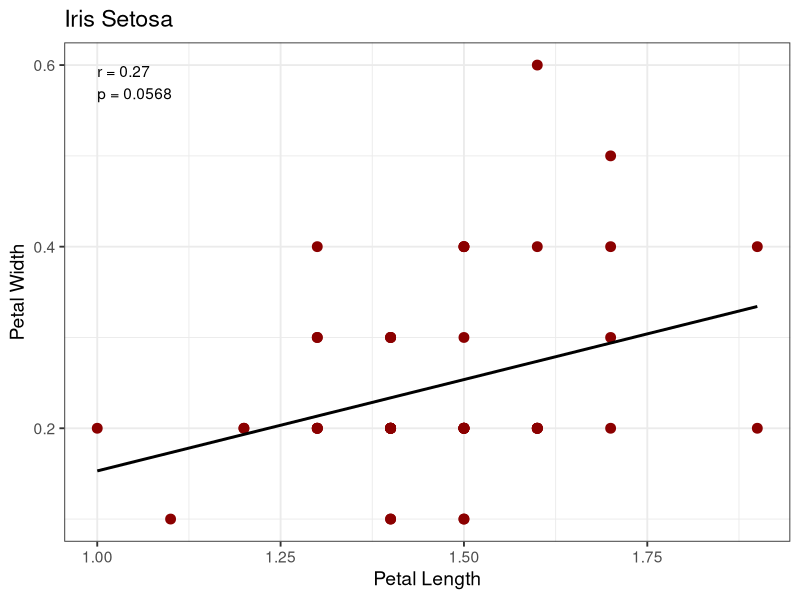
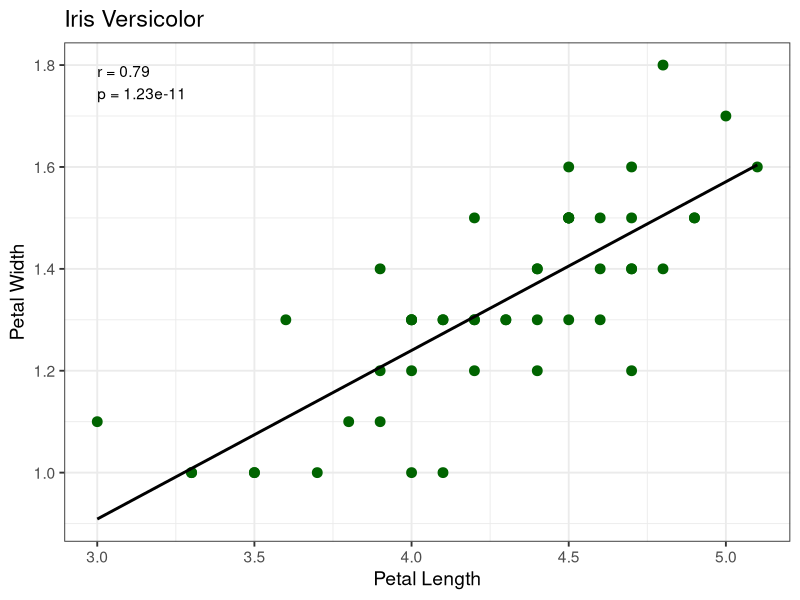
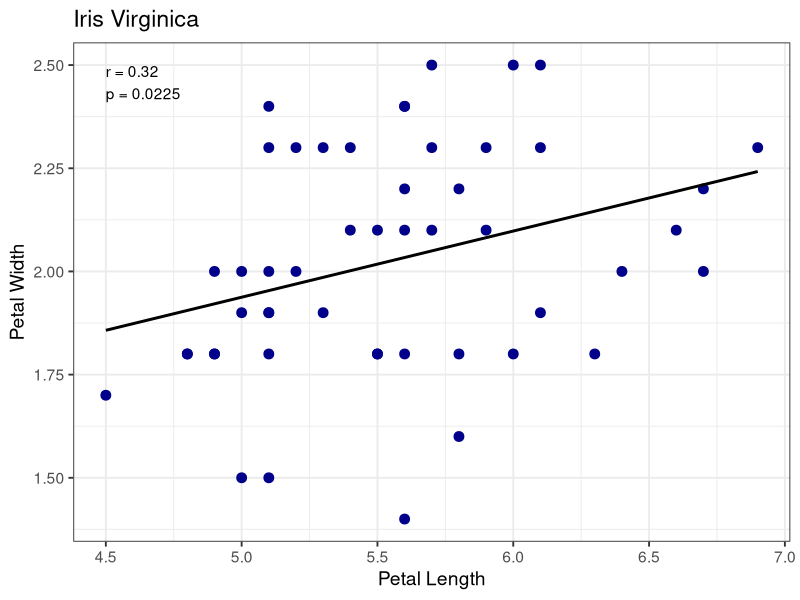
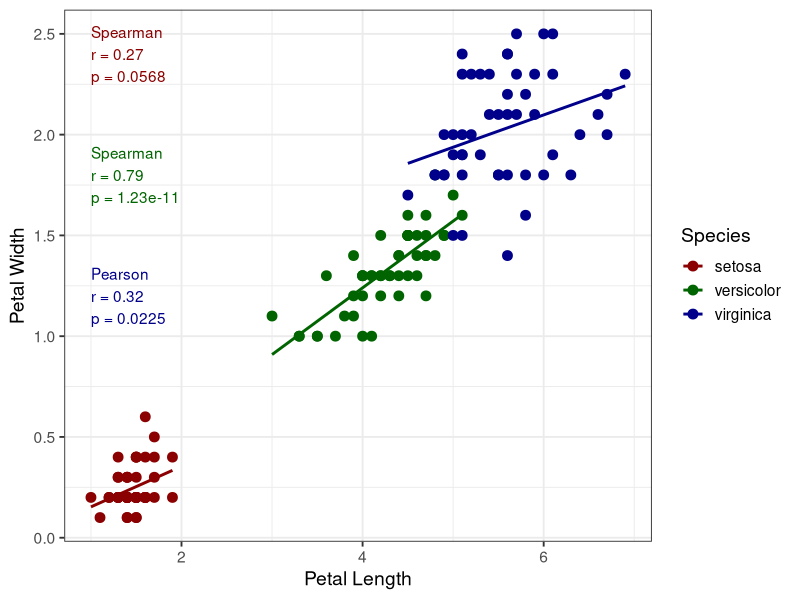
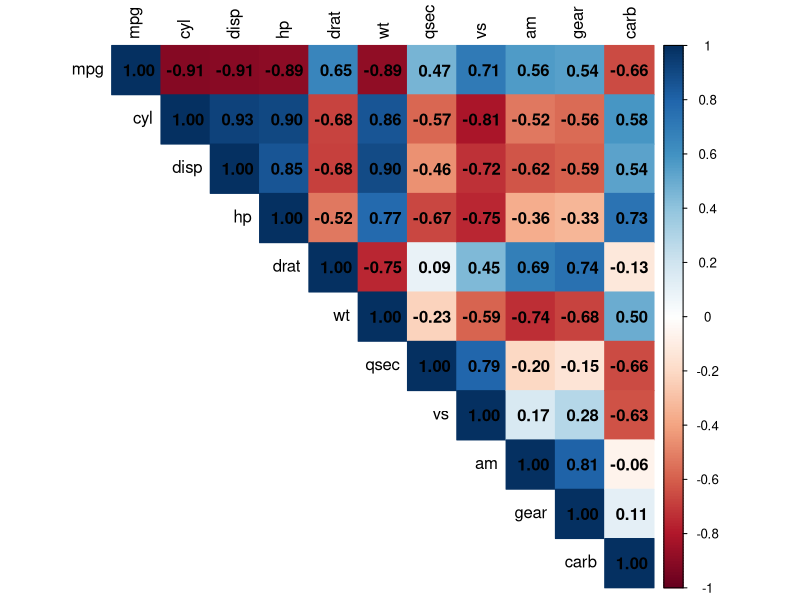
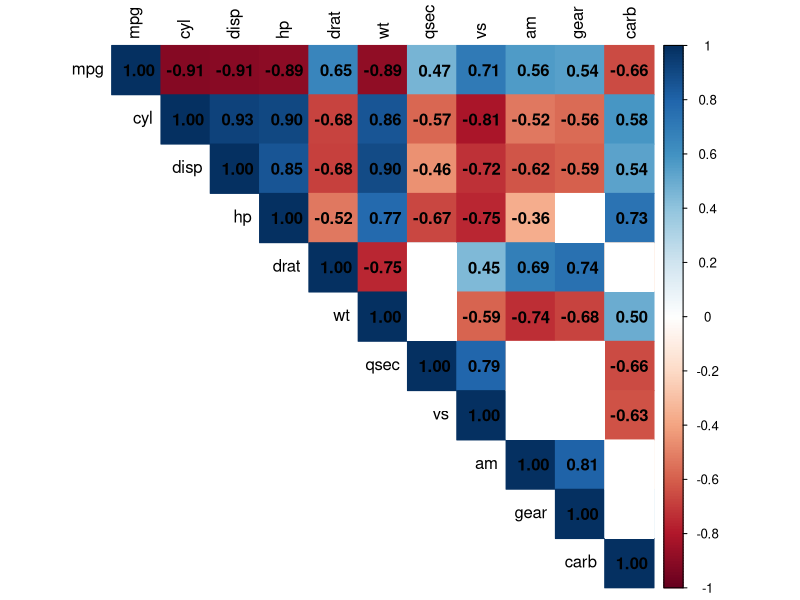
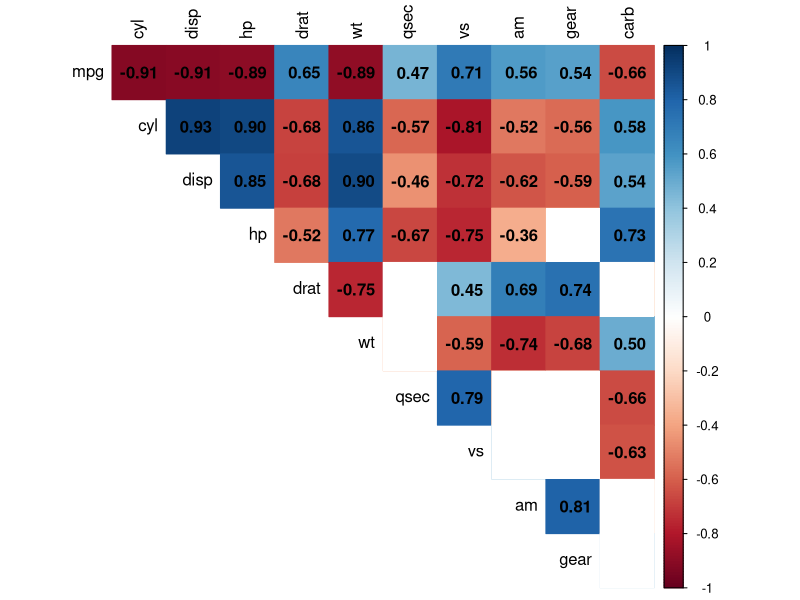

The R source for these figures, in order:
# Kodinis darbinio aplanko nustatymas (reikia suvesti kelią į savo darbinį aplanką):
setwd("C:/Users/X/Documents/.../Jusu_aplankas")

# Vartotojui draugiškas darbinio aplanko nustatymas:
# Session -> Set Working Directory -> Choose Directory...

# Norint patikrinti darbinę direktoriją, naudojame:
getwd()


#######################################
# Paprastų koreliacijų pavyzdys #######
# Užkrauname built-in duomenų rinkinį #
#######################################
data(iris)
str(iris)

# Sukuriame pogrupius
iris_setosa <- subset(iris, Species == "setosa")
iris_versicolor <- subset(iris, Species == "versicolor")
iris_virginica <- subset(iris, Species == "virginica")

# Patikriname duomenų normalumą pogrupiuose
shapiro.test(iris_setosa$Petal.Length)
shapiro.test(iris_versicolor$Petal.Length)
shapiro.test(iris_virginica$Petal.Length)

shapiro.test(iris_setosa$Petal.Width)
shapiro.test(iris_versicolor$Petal.Width)
shapiro.test(iris_virginica$Petal.Width)

shapiro.test(iris_setosa$Sepal.Length)
shapiro.test(iris_versicolor$Sepal.Length)
shapiro.test(iris_virginica$Sepal.Length)

shapiro.test(iris_setosa$Sepal.Width)
shapiro.test(iris_versicolor$Sepal.Width)
shapiro.test(iris_virginica$Sepal.Width)

# Atliekame koreliacijos testus tarp žiedlapių ilgio ir pločio
# Galite pridėti ir savo testus - taip palyginti ir kitus kintamuosius tarpusavyje (pvz., taurėlapių ilgį ir plotį)
cor_setosa <- cor.test(
  iris_setosa$Petal.Length,
  iris_setosa$Petal.Width,
  method = "spearman"
)
cor_setosa

cor_versicolor <- cor.test(
  iris_versicolor$Petal.Length,
  iris_versicolor$Petal.Width,
  method = "spearman"
)
cor_versicolor

cor_virginica <- cor.test(
  iris_virginica$Petal.Length,
  iris_virginica$Petal.Width,
  method = "pearson"
)
cor_virginica

# Brėžiame sklaidos diagramas atskirai kiekvienai veislei
# Perspėjimas - tam, kad diagramų kodas veiktų,
# Prieš tai turi būti praleistas anksčiau esantis koreliacijų kodas
if (!require("ggplot2")) install.packages("ggplot2")
if (!require("dplyr")) install.packages("dplyr")

library(ggplot2)
library(dplyr)

# setosa
label_setosa <- paste0(
  "r = ", round(cor_setosa$estimate, 2),
  "\np = ", signif(cor_setosa$p.value, 3)
)

ggplot(iris_setosa, aes(Petal.Length, Petal.Width)) +
  geom_point(color = "darkred", size = 3) +
  geom_smooth(method = "lm", se = FALSE, color = "black") +
  annotate(
    "text",
    x = min(iris_setosa$Petal.Length),
    y = max(iris_setosa$Petal.Width),
    label = label_setosa,
    hjust = 0, vjust = 1
  ) +
  labs(
    title = "Iris Setosa",
    x = "Petal Length",
    y = "Petal Width"
  ) +
  theme_bw(base_size = 14)

# versicolor
label_versicolor <- paste0(
  "r = ", round(cor_versicolor$estimate, 2),
  "\np = ", signif(cor_versicolor$p.value, 3)
)

ggplot(iris_versicolor, aes(Petal.Length, Petal.Width)) +
  geom_point(color = "darkgreen", size = 3) +
  geom_smooth(method = "lm", se = FALSE, color = "black") +
  annotate(
    "text",
    x = min(iris_versicolor$Petal.Length),
    y = max(iris_versicolor$Petal.Width),
    label = label_versicolor,
    hjust = 0, vjust = 1
  ) +
  labs(
    title = "Iris Versicolor",
    x = "Petal Length",
    y = "Petal Width"
  ) +
  theme_bw(base_size = 14)

# virginica
label_virginica <- paste0(
  "r = ", round(cor_virginica$estimate, 2),
  "\np = ", signif(cor_virginica$p.value, 3)
)

ggplot(iris_virginica, aes(Petal.Length, Petal.Width)) +
  geom_point(color = "darkblue", size = 3) +
  geom_smooth(method = "lm", se = FALSE, color = "black") +
  annotate(
    "text",
    x = min(iris_virginica$Petal.Length),
    y = max(iris_virginica$Petal.Width),
    label = label_virginica,
    hjust = 0, vjust = 1
  ) +
  labs(
    title = "Iris Virginica",
    x = "Petal Length",
    y = "Petal Width"
  ) +
  theme_bw(base_size = 14)

# Brėžiame bendrą sklaidos diagramą visoms veislėms
# Perspėjimas - tam, kad diagramų kodas veiktų,
# Prieš tai turi būti praleistas anksčiau esantis koreliacijų kodas
library(ggplot2)
library(dplyr)

# Paruošiami aprašai iš turimų testų rezultatų
cor_labels <- data.frame(
  Species = c("setosa", "versicolor", "virginica"),
  label = c(
    paste0(
      "Spearman\nr = ", round(cor_setosa$estimate, 2),
      "\np = ", signif(cor_setosa$p.value, 3)
    ),
    paste0(
      "Spearman\nr = ", round(cor_versicolor$estimate, 2),
      "\np = ", signif(cor_versicolor$p.value, 3)
    ),
    paste0(
      "Pearson\nr = ", round(cor_virginica$estimate, 2),
      "\np = ", signif(cor_virginica$p.value, 3)
    )
  ),
  y = c(2.4, 1.8, 1.2)  # nurodomos teksto pozicijos
)

# Parenkamos spalvos
species_colors <- c(
  "setosa" = "darkred",
  "versicolor" = "darkgreen",
  "virginica" = "darkblue"
)

# Brėžiame patį grafiką
ggplot(iris, aes(Petal.Length, Petal.Width, color = Species)) +
  geom_point(size = 3) +
  geom_smooth(method = "lm", se = FALSE) +
  scale_color_manual(values = species_colors) +
  geom_text(
    data = cor_labels,
    aes(
      x = min(iris$Petal.Length),
      y = y,
      label = label,
      color = Species
    ),
    hjust = 0,
    show.legend = FALSE
  ) +
  labs(
    x = "Petal Length",
    y = "Petal Width",
    color = "Species"
  ) +
  theme_bw(base_size = 14)

#######################################
# Koreliacijų matricos pavyzdys #######
# Užkrauname built-in duomenų rinkinį #
#######################################
data(mtcars)
str(mtcars)

# Patikriname duomenų normalumą
shapiro.test(mtcars$mpg)
shapiro.test(mtcars$cyl)
shapiro.test(mtcars$disp)
shapiro.test(mtcars$hp)
shapiro.test(mtcars$drat)
shapiro.test(mtcars$wt)
shapiro.test(mtcars$qsec)
shapiro.test(mtcars$vs)
shapiro.test(mtcars$am)
shapiro.test(mtcars$gear)
shapiro.test(mtcars$carb)

# Atliekame statistinius testus ir sukuriam koreliacjų matricą
cor_matrix <- cor(
  mtcars,
  method = "spearman"
)

cor_matrix_rounded <- round(cor_matrix, 3) # < - rezultatai suapvalinami iki 3 skaičių po kablelio

# Naudojame write.csv funkciją tam, kad išsisaugotume rezultatus:
# (prisiminkite, kur jūsų darbinė direktorija - nusistatykite ją)
getwd()

write.csv(cor_matrix_rounded, "correlation_matrix_rho.csv", row.names = TRUE)

# p reikšmių koreliacijų matrica
cor_pvalues <- function(mat) {
  n <- ncol(mat)
  p_mat <- matrix(NA, n, n)
  colnames(p_mat) <- colnames(mat)
  rownames(p_mat) <- colnames(mat)
  
  for (i in 1:n) {
    for (j in 1:n) {
      test <- cor.test(mat[, i], mat[, j], method = "spearman")
      p_mat[i, j] <- test$p.value
    }
  }
  p_mat
}

p_matrix <- cor_pvalues(mtcars)

p_matrix_rounded <- round(p_matrix, 3)

# Naudojame write.csv funkciją tam, kad išsisaugotume rezultatus:
# (prisiminkite, kur jūsų darbinė direktorija - nusistatykite ją)
getwd()

write.csv(p_matrix_rounded, "correlation_matrix_p.csv", row.names = TRUE)

# Koreliacijų matricos  vizualizacija
# 1. pilna koreliacijų matrica - rodomi visi rezultatai
if (!require("corrplot")) install.packages("corrplot")
library(corrplot)

corrplot(
  cor_matrix,
  method = "color",
  type = "upper",
  tl.col = "black",
  addCoef.col = "black",
  number.cex = 1
)

# 2. Pakoreguota koreliacijų matrica - rodomi tik
# statistiškai reikšmingi rezultatai
corrplot(
  cor_matrix,
  method = "color",
  type = "upper",
  tl.col = "black",
  addCoef.col = "black",
  number.cex = 1,
  p.mat = p_matrix,
  sig.level = 0.05,
  insig = "blank"
)

# 3. Pakoreguota koreliacijų matrica - išmetame
# įstrižainę, kur kintamieji lyginami patys su savimi
corrplot(
  cor_matrix,
  method = "color",
  type = "upper",
  tl.col = "black",
  addCoef.col = "black",
  number.cex = 1,
  p.mat = p_matrix,
  sig.level = 0.05,
  insig = "blank",
  diag = FALSE
)
